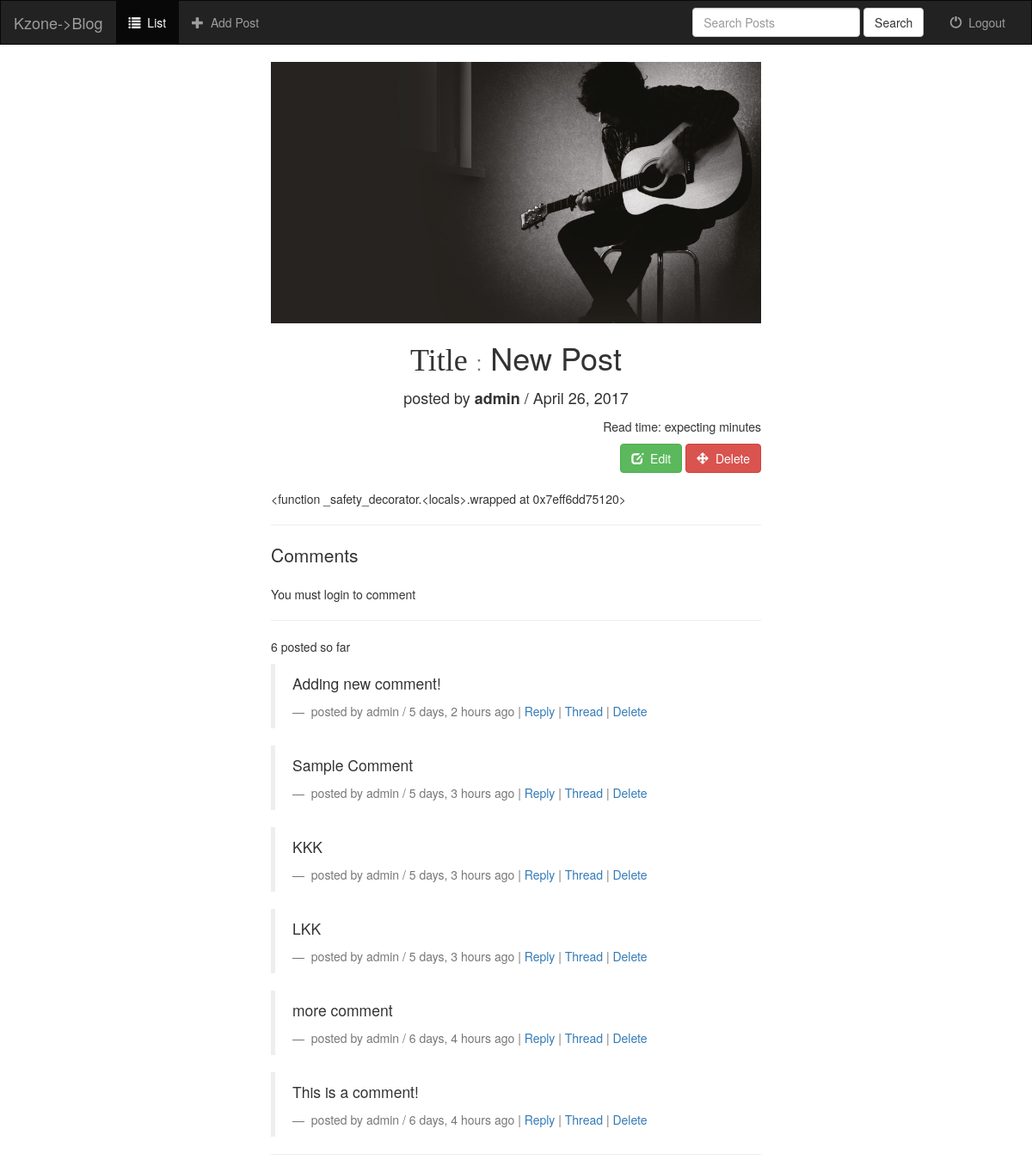
/1/, run on the app's committed database.
### posts/models.py (models this page shows, shortened)
class Post(models.Model):
    user = models.ForeignKey(settings.AUTH_USER_MODEL, default=1)   # default = 1 -> super admin user
    title = models.CharField(max_length=120)
    slug = models.SlugField(unique=True)
    image = models.ImageField(  # -> this is a wat to show where image is actually uploaded to
            null=True,
            blank=True,
            height_field='height_field',
            width_field='width_field'
        )
    height_field = models.IntegerField(default=0)
    width_field = models.IntegerField(default=0)
    content = models.TextField()
    draft = models.BooleanField(default=False)
    publish = models.DateField(auto_now=False, auto_now_add=False)
    read_time = models.TimeField(null=True, blank=True)
    updated = models.DateTimeField(auto_now=True, auto_now_add=False)
    timestamp = models.DateTimeField(auto_now=False, auto_now_add=True)
    objects = PostManager()
    def get_markdown(self):
        content = self.content
        return mark_safe(markdown(content))
    @property
    def get_content_type(self):
        instance = self
        content_type = ContentType.objects.get_for_model(instance.__class__)
        return content_type
    class Meta:
        ordering = ['-timestamp', '-updated']

### comments/models.py (models this page shows, shortened)
class Comment(models.Model):
    user = models.ForeignKey(settings.AUTH_USER_MODEL, default=1)
    content_type = models.ForeignKey(ContentType, on_delete=models.CASCADE)
    object_id = models.PositiveIntegerField()
    content_object = GenericForeignKey('content_type', 'object_id')
    parent = models.ForeignKey('self', null=True, blank=True)
    content = models.TextField()
    timestamp = models.DateTimeField(auto_now_add=True)
    objects = CommentManager()
    class Meta:
        ordering = ['-timestamp']
    def children(self):
        return Comment.objects.filter(parent=self)
    def get_absolute_url(self):
        return reverse('comments:comment_thread', kwargs={'id': self.id})

### posts/views.py (the view, shortened to what this page needs)
# urls.py: url(r'^(?P<id>\d+)/$', views.post_detail, name='detail'),
def post_detail(request, id=None):
    post = get_object_or_404(Post, id=id)
    if post.draft or post.publish > timezone.now().date():
        if not request.user.is_staff or not request.user.is_superuser:
            raise Http404
    initial_data = {
        'content_type': post.get_content_type,
        'object_id': post.id
    }
    form = CommentForm(request.POST or None, initial=initial_data)
    comments = Comment.objects.filter_by_instance(post)
    d = {
        'title': 'Detail',
        'post': post,
        'comments': comments,
        'comment_form': form,
    }
    return render(request, 'post_detail.html', d)

### comments/forms.py
class CommentForm(forms.Form):
    content_type = forms.CharField(widget=forms.HiddenInput)
    object_id = forms.IntegerField(widget=forms.HiddenInput)
    content = forms.CharField(label='', widget=forms.Textarea)

### comments/models.py (called while the page is built)
    def filter_by_instance(self, instance):
        content_type = ContentType.objects.get_for_model(instance.__class__)    # そのモデルを表すContentTypeインスタンスを返す
        obj_id = instance.id
        qs = super(CommentManager, self).filter(content_type=content_type, object_id=obj_id).filter(parent=None)
        return qs

### templates/post_detail.html (shortened to what this page needs)
{% extends 'base.html' %}
{% load urlify %}
{% load crispy_forms_tags %}
{% block additionalCss %}
    {% load staticfiles %}
    <link rel="stylesheet" type="text/css" href="{% static 'bootstrap/css/post_detail.css' %}">
{% endblock %}
{% block body%}
    <div class='col-sm-6 col-sm-offset-3'>
        <div>
            {% if post.image %}
                <img src="{{ post.image.url }}" class="img-responsive"/>
            {% endif %}
            <h1 style="text-align: center;">
                <span class="font">Title</span>
                <small>:</small> {{ post.title }}
            </h1>
            <p class="info">
                posted by <strong>{{ post.user }}</strong> / {{ post.publish }}
            </p>
            <p class="read-time">
                Read time: expecting {{ post.read_time|time:'i' }} minutes
            </p>
        </div>
        <div class="util">
            <a href="{% url 'posts:update' id=post.id %}" class="btn btn-success">
                <span class="glyphicon glyphicon-edit" aria-hidden="true"></span>&nbsp;
                Edit
            </a>
            <a href="{% url 'posts:delete' id=post.id %}" class="btn btn-danger">
                <span class="glyphicon glyphicon-move" aria-hidden="true"></span>&nbsp;
                Delete
            </a>
        </div>
        <div class="post-detail-item">{{ post.get_markdown }}</div>
        <hr>
        <div class="comment">
            <p class="lead">Comments</p>
            {% if request.user.is_authenticated %}
                <form action="." method="post">
                    {% csrf_token %}
                    {{ comment_form|crispy }}
                    <input type="submit" value="Post comment" class="btn btn-default btn-submit">
                </form>
            {% else %}
                <p> You must login to comment </p>
            {% endif %}
            <hr>
            <p> {{ comments.count }} posted so far</p>
            {% for comment in comments %}
                <blockquote>
                    <p>{{ comment.content }}</p>
                    <footer>
                        posted by {{ comment.user }} / {{ comment.timestamp|timesince }} ago
                        {% if comment.children.count > 0%}
                            | {{ comment.children.count }} Comment |
                        {% else %}
                            |
                        {% endif %}
                        <a href="#" class="comment-reply-btn">Reply</a> |
                        <a href="{{ comment.get_absolute_url }}">Thread</a> |
                        <a href="{% url 'comments:delete' id=comment.id %}">Delete</a>
                    </footer>
                </blockquote>
            {% endfor %}
            <hr>
        </div>
    </div>
{% endblock%}

### templates/base.html (shortened to what this page needs)
<!doctype html>
<html lang="en">
<head>
    {% load staticfiles %}
    <link rel="stylesheet" type="text/css" href="{% static 'bootstrap/css/bootstrap.min.css' %}">
    {% block additionalCss %}
    {% endblock additionalCss %}
</head>
<body>
    <nav class="navbar navbar-inverse">
        <div class="container-fluid">
            <div class="navbar-header">
                <a href="{% url 'posts:list' %}" class="navbar-brand">Kzone->Blog</a>
            </div>
            <div class="collapse navbar-collapse" id="topNavBar">
                <ul class="nav navbar-nav navbar-left">
                    <li class="active">
                        <a href="{% url 'posts:list' %}">
                            <span class="glyphicon glyphicon-list" aria-hidden="true"></span>&nbsp;
                            List
                        </a>
                    </li>
                    <li class="">
                        <a href="{% url 'posts:create' %}">
                            <span class="glyphicon glyphicon-plus" aria-hidden="true"></span>&nbsp;
                            Add Post
                        </a>
                    </li>
                </ul>
                <ul class="nav navbar-nav navbar-right">
                    <li>
                        <form class="nav navbar-form" role="search" method="get" action="">
                            <input type="text" class="form-control" name="q" placeholder="Search Posts" value="{{ request.GET.q }}">
                            <input type="submit" class="btn btn-default" value="Search">
                        </form>
                    </li>
                    <li class="">
                        <a href="{% url 'logout' %}">
                            <span class="glyphicon glyphicon-off" aria-hidden="true"></span>&nbsp;
                            Logout
                        </a>
                    </li>
                </ul>
            </div>
        </div>
    </nav>
    {% block body %}{% endblock %}
</body>
</html>

### templates/base.html (style rules this page uses)
.navbar { border-radius: 0; }

### data on the page
Post: image (picture), title "New Post", user "admin", publish "April 26, 2017", get_markdown "<function _safety_decorator.<locals>.wrapped at 0x7eff6dd75120>"
Comment: content "Adding new comment!", user "admin", timestamp "5 days, 2 hours"
Comment: content "Sample Comment", user "admin", timestamp "5 days, 3 hours"
Comment: content "KKK", user "admin", timestamp "5 days, 3 hours"
Comment: content "LKK", user "admin", timestamp "5 days, 3 hours"
Comment: content "more comment", user "admin", timestamp "6 days, 4 hours"
Comment: content "This is a comment!", user "admin", timestamp "6 days, 4 hours"

### other printed values
{{ comments.count }} "6"
